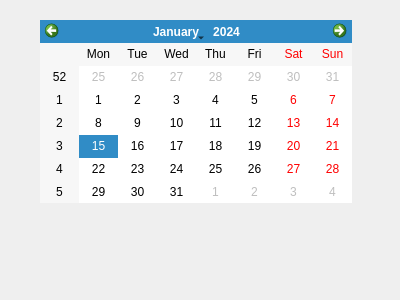
<?xml version="1.0" encoding="UTF-8"?>
<ui version="4.0">
 <class>windowcal</class>
 <widget class="QDialog" name="windowcal">
  <property name="geometry">
   <rect>
    <x>0</x>
    <y>0</y>
    <width>400</width>
    <height>300</height>
   </rect>
  </property>
  <property name="windowTitle">
   <string>Seleccione fecha</string>
  </property>
  <property name="modal">
   <bool>true</bool>
  </property>
  <widget class="QCalendarWidget" name="Calendar">
   <property name="geometry">
    <rect>
     <x>40</x>
     <y>20</y>
     <width>312</width>
     <height>183</height>
    </rect>
   </property>
  </widget>
 </widget>
 <resources/>
 <connections/>
</ui>
